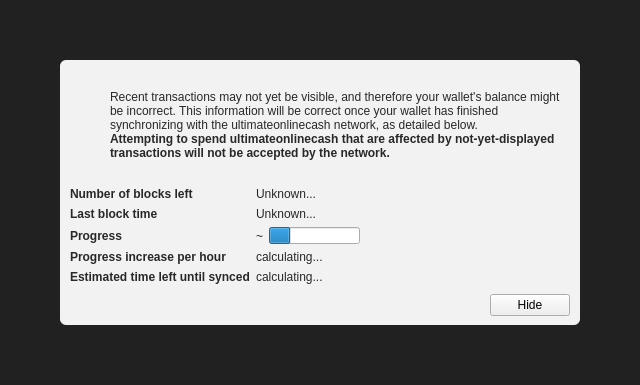
<?xml version="1.0" encoding="UTF-8"?>
<ui version="4.0">
 <class>ModalOverlay</class>
 <widget class="ModalOverlay" name="ModalOverlay">
  <property name="geometry">
   <rect>
    <x>0</x>
    <y>0</y>
    <width>640</width>
    <height>385</height>
   </rect>
  </property>
  <property name="windowTitle">
   <string>Form</string>
  </property>
  <layout class="QVBoxLayout" name="verticalLayout" stretch="0">
   <property name="sizeConstraint">
    <enum>QLayout::SetDefaultConstraint</enum>
   </property>
   <property name="leftMargin">
    <number>0</number>
   </property>
   <property name="topMargin">
    <number>0</number>
   </property>
   <property name="rightMargin">
    <number>0</number>
   </property>
   <property name="bottomMargin">
    <number>0</number>
   </property>
   <item>
    <widget class="QWidget" name="bgWidget" native="true">
     <property name="styleSheet">
      <string notr="true">#bgWidget { background: rgba(0,0,0,220); }</string>
     </property>
     <layout class="QVBoxLayout" name="verticalLayoutMain" stretch="1">
      <property name="leftMargin">
       <number>60</number>
      </property>
      <property name="topMargin">
       <number>60</number>
      </property>
      <property name="rightMargin">
       <number>60</number>
      </property>
      <property name="bottomMargin">
       <number>60</number>
      </property>
      <item>
       <widget class="QWidget" name="contentWidget" native="true">
        <property name="styleSheet">
         <string notr="true">#contentWidget { background: rgba(255,255,255,240); border-radius: 6px; }

QLabel { color: rgb(40,40,40);  }</string>
        </property>
        <layout class="QVBoxLayout" name="verticalLayoutSub" stretch="1,0,0,0">
         <property name="spacing">
          <number>0</number>
         </property>
         <property name="leftMargin">
          <number>10</number>
         </property>
         <property name="topMargin">
          <number>10</number>
         </property>
         <property name="rightMargin">
          <number>10</number>
         </property>
         <property name="bottomMargin">
          <number>10</number>
         </property>
         <item>
          <layout class="QHBoxLayout" name="horizontalLayoutIconText" stretch="0,1">
           <property name="topMargin">
            <number>20</number>
           </property>
           <item>
            <layout class="QVBoxLayout" name="verticalLayoutIcon">
             <property name="leftMargin">
              <number>0</number>
             </property>
             <item>
              <widget class="QPushButton" name="warningIcon">
               <property name="enabled">
                <bool>false</bool>
               </property>
               <property name="text">
                <string/>
               </property>
               <property name="icon">
                <iconset>
                 <normaloff>:/icons/warning</normaloff>
                 <disabledoff>:/icons/warning</disabledoff>:/icons/warning</iconset>
               </property>
               <property name="iconSize">
                <size>
                 <width>48</width>
                 <height>48</height>
                </size>
               </property>
               <property name="flat">
                <bool>true</bool>
               </property>
              </widget>
             </item>
             <item>
              <spacer name="verticalSpacerWarningIcon">
               <property name="orientation">
                <enum>Qt::Vertical</enum>
               </property>
               <property name="sizeHint" stdset="0">
                <size>
                 <width>20</width>
                 <height>40</height>
                </size>
               </property>
              </spacer>
             </item>
            </layout>
           </item>
           <item>
            <layout class="QVBoxLayout" name="verticalLayoutInfoText">
             <property name="leftMargin">
              <number>0</number>
             </property>
             <property name="topMargin">
              <number>0</number>
             </property>
             <item>
              <widget class="QLabel" name="infoText">
               <property name="text">
                <string>Recent transactions may not yet be visible, and therefore your wallet's balance might be incorrect. This information will be correct once your wallet has finished synchronizing with the ultimateonlinecash network, as detailed below.</string>
               </property>
               <property name="textFormat">
                <enum>Qt::RichText</enum>
               </property>
               <property name="wordWrap">
                <bool>true</bool>
               </property>
              </widget>
             </item>
             <item>
              <widget class="QLabel" name="infoTextStrong">
               <property name="font">
                <font>
                 <weight>75</weight>
                 <bold>true</bold>
                </font>
               </property>
               <property name="text">
                <string>Attempting to spend ultimateonlinecash that are affected by not-yet-displayed transactions will not be accepted by the network.</string>
               </property>
               <property name="textFormat">
                <enum>Qt::RichText</enum>
               </property>
               <property name="wordWrap">
                <bool>true</bool>
               </property>
              </widget>
             </item>
             <item>
              <spacer name="verticalSpacerInTextSpace">
               <property name="orientation">
                <enum>Qt::Vertical</enum>
               </property>
               <property name="sizeHint" stdset="0">
                <size>
                 <width>20</width>
                 <height>40</height>
                </size>
               </property>
              </spacer>
             </item>
            </layout>
           </item>
          </layout>
         </item>
         <item>
          <spacer name="verticalSpacerAfterText">
           <property name="orientation">
            <enum>Qt::Vertical</enum>
           </property>
           <property name="sizeHint" stdset="0">
            <size>
             <width>20</width>
             <height>40</height>
            </size>
           </property>
          </spacer>
         </item>
         <item>
          <layout class="QFormLayout" name="formLayout">
           <property name="fieldGrowthPolicy">
            <enum>QFormLayout::FieldsStayAtSizeHint</enum>
           </property>
           <property name="horizontalSpacing">
            <number>6</number>
           </property>
           <property name="verticalSpacing">
            <number>6</number>
           </property>
           <property name="topMargin">
            <number>10</number>
           </property>
           <item row="0" column="0">
            <widget class="QLabel" name="labelNumberOfBlocksLeft">
             <property name="font">
              <font>
               <weight>75</weight>
               <bold>true</bold>
              </font>
             </property>
             <property name="text">
              <string>Number of blocks left</string>
             </property>
            </widget>
           </item>
           <item row="0" column="1">
            <widget class="QLabel" name="numberOfBlocksLeft">
             <property name="text">
              <string>Unknown...</string>
             </property>
            </widget>
           </item>
           <item row="1" column="0">
            <widget class="QLabel" name="labelLastBlockTime">
             <property name="font">
              <font>
               <weight>75</weight>
               <bold>true</bold>
              </font>
             </property>
             <property name="text">
              <string>Last block time</string>
             </property>
            </widget>
           </item>
           <item row="1" column="1">
            <widget class="QLabel" name="newestBlockDate">
             <property name="sizePolicy">
              <sizepolicy hsizetype="Maximum" vsizetype="Preferred">
               <horstretch>0</horstretch>
               <verstretch>0</verstretch>
              </sizepolicy>
             </property>
             <property name="text">
              <string>Unknown...</string>
             </property>
            </widget>
           </item>
           <item row="2" column="0">
            <widget class="QLabel" name="labelSyncDone">
             <property name="font">
              <font>
               <weight>75</weight>
               <bold>true</bold>
              </font>
             </property>
             <property name="text">
              <string>Progress</string>
             </property>
            </widget>
           </item>
           <item row="2" column="1">
            <layout class="QHBoxLayout" name="horizontalLayoutSync" stretch="0,1">
             <item>
              <widget class="QLabel" name="percentageProgress">
               <property name="text">
                <string notr="true">~</string>
               </property>
              </widget>
             </item>
             <item>
              <widget class="QProgressBar" name="progressBar">
               <property name="value">
                <number>24</number>
               </property>
               <property name="format">
                <string/>
               </property>
              </widget>
             </item>
            </layout>
           </item>
           <item row="4" column="0">
            <widget class="QLabel" name="labelProgressIncrease">
             <property name="font">
              <font>
               <weight>75</weight>
               <bold>true</bold>
              </font>
             </property>
             <property name="text">
              <string>Progress increase per hour</string>
             </property>
            </widget>
           </item>
           <item row="4" column="1">
            <widget class="QLabel" name="progressIncreasePerH">
             <property name="text">
              <string>calculating...</string>
             </property>
            </widget>
           </item>
           <item row="5" column="0">
            <widget class="QLabel" name="labelEstimatedTimeLeft">
             <property name="font">
              <font>
               <weight>75</weight>
               <bold>true</bold>
              </font>
             </property>
             <property name="text">
              <string>Estimated time left until synced</string>
             </property>
            </widget>
           </item>
           <item row="5" column="1">
            <widget class="QLabel" name="expectedTimeLeft">
             <property name="text">
              <string>calculating...</string>
             </property>
            </widget>
           </item>
          </layout>
         </item>
         <item>
          <layout class="QHBoxLayout" name="horizontalLayoutButtons">
           <property name="leftMargin">
            <number>10</number>
           </property>
           <property name="topMargin">
            <number>10</number>
           </property>
           <item>
            <spacer name="horizontalSpacer">
             <property name="orientation">
              <enum>Qt::Horizontal</enum>
             </property>
             <property name="sizeHint" stdset="0">
              <size>
               <width>40</width>
               <height>20</height>
              </size>
             </property>
            </spacer>
           </item>
           <item>
            <widget class="QPushButton" name="closeButton">
             <property name="text">
              <string>Hide</string>
             </property>
            </widget>
           </item>
          </layout>
         </item>
        </layout>
       </widget>
      </item>
     </layout>
    </widget>
   </item>
  </layout>
 </widget>
 <customwidgets>
  <customwidget>
   <class>ModalOverlay</class>
   <extends>QWidget</extends>
   <header>modaloverlay.h</header>
   <container>1</container>
  </customwidget>
 </customwidgets>
 <resources/>
 <connections/>
</ui>
